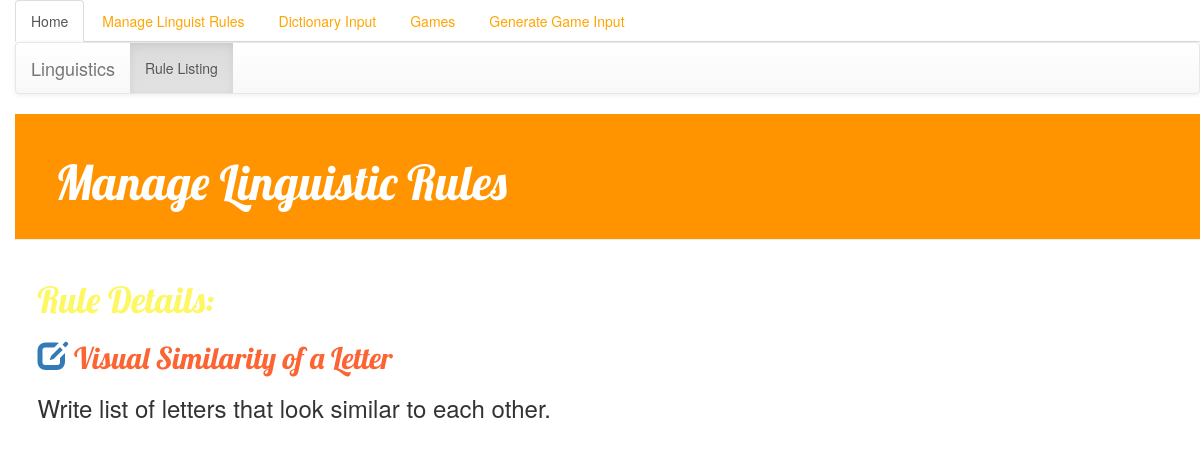
/Linguistics/linguistics_detail/1/, run on the app's committed database.
### Linguistics/models.py (models this page shows)
class LinguisticRule(models.Model):
    name = models.CharField(max_length=200,default='', null=True)
    description = models.TextField(default='Missing Description')
    word = models.CharField(max_length=200,default='',null=True)
    ph = models.CharField(max_length=200,default='',null=True)
    gr = models.CharField(max_length=200,default='',null=True)
    CVC = models.CharField(max_length=200,default='',null=True)
    def __str__(self):
       return self.name

### Linguistics/views.py (the view)
# urls.py: url(r'^linguistics_detail/(?P<pk>\d+)/$', views.linguistics_detail, name='linguistics_detail'),
def linguistics_detail(request, pk):
    try:
        rule = LinguisticRule.objects.get(id=pk)
    except LinguisticRule.DoesNotExist:
        raise Http404("Rule does not exist")
    print >> sys.stderr, rule
    return render(request, 'Linguistics/linguistics_detail.html', {'rule': rule})

### templates/Linguistics/linguistics_detail.html (shortened to what this page needs)
{% extends 'Linguistics/base.html' %}
{% block content %}
    <div class="post">
        <h1>Rule Details: </h1>
        <h2>
            <a href="{% url 'linguistics_edit' pk=rule.id %}"><span class='glyphicon glyphicon-edit'></span></a>
            {{ rule.name }}
        </h2>
        <h3>
            {{ rule.description }}
        </h3>
    </div>
{% endblock %}

### Input/static/Input/css/style.css (style rules this page uses)
body { padding-left: 15px; }
.post h1 { color: #fcf762; font-family: 'Lobster'; }
.post h2 { color: #fc6433; font-family: 'Lobster'; }

### data on the page
LinguisticRule: name "Visual Similarity of a Letter", description "Write list of letters that look similar to each other."
